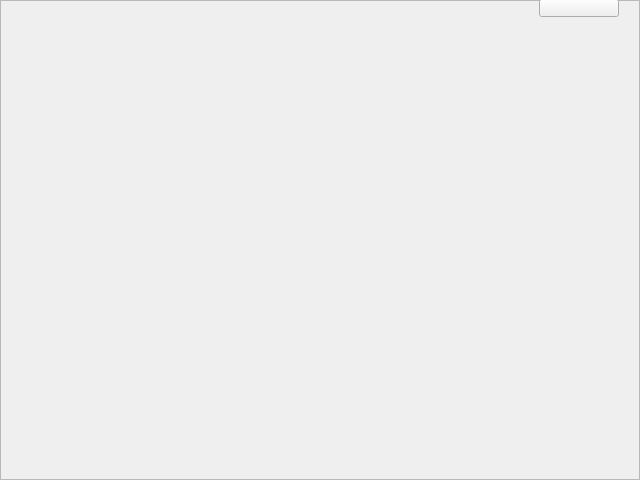
<?xml version="1.0" encoding="UTF-8"?>
<ui version="4.0">
 <class>level1</class>
 <widget class="QWidget" name="level1">
  <property name="geometry">
   <rect>
    <x>0</x>
    <y>0</y>
    <width>640</width>
    <height>480</height>
   </rect>
  </property>
  <property name="minimumSize">
   <size>
    <width>640</width>
    <height>480</height>
   </size>
  </property>
  <property name="maximumSize">
   <size>
    <width>640</width>
    <height>480</height>
   </size>
  </property>
  <property name="windowTitle">
   <string>Form</string>
  </property>
  <widget class="QFrame" name="frame1">
   <property name="geometry">
    <rect>
     <x>0</x>
     <y>0</y>
     <width>640</width>
     <height>480</height>
    </rect>
   </property>
   <property name="styleSheet">
    <string notr="true">#frame1{background-image: url(:/processed/background_level1.jpg);}</string>
   </property>
   <property name="frameShape">
    <enum>QFrame::StyledPanel</enum>
   </property>
   <property name="frameShadow">
    <enum>QFrame::Raised</enum>
   </property>
   <widget class="QFrame" name="frame_2">
    <property name="geometry">
     <rect>
      <x>-1</x>
      <y>-1</y>
      <width>641</width>
      <height>481</height>
     </rect>
    </property>
    <property name="styleSheet">
     <string notr="true">#frame_2{background-image: url(:/processed/menubar.png);}</string>
    </property>
    <property name="frameShape">
     <enum>QFrame::StyledPanel</enum>
    </property>
    <property name="frameShadow">
     <enum>QFrame::Raised</enum>
    </property>
    <widget class="QPushButton" name="btnMenubar">
     <property name="geometry">
      <rect>
       <x>540</x>
       <y>0</y>
       <width>80</width>
       <height>18</height>
      </rect>
     </property>
     <property name="text">
      <string/>
     </property>
    </widget>
   </widget>
  </widget>
 </widget>
 <resources/>
 <connections/>
</ui>
